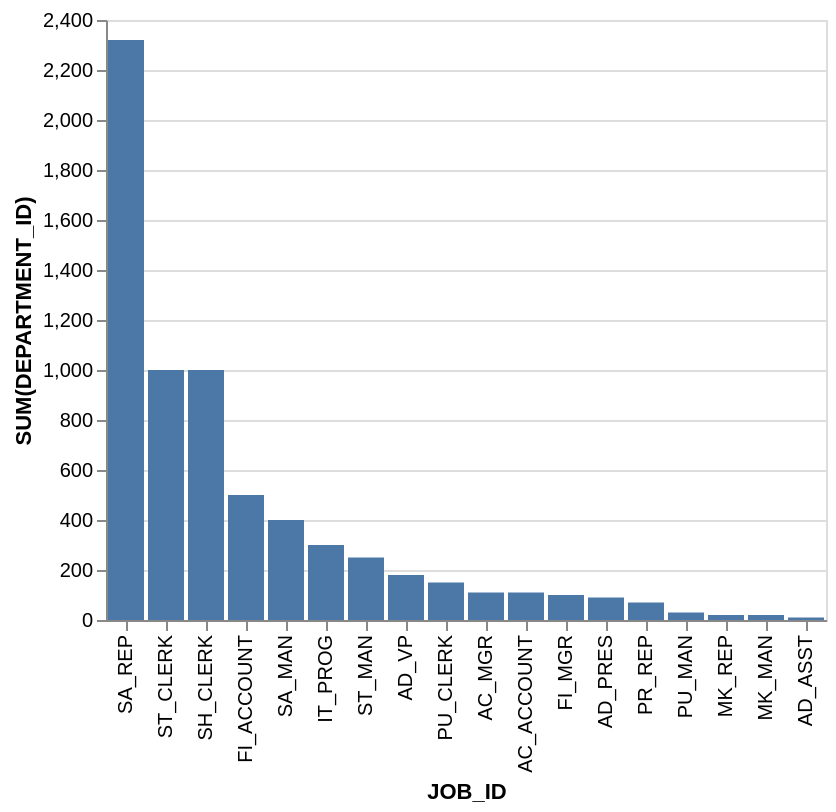

Specify this chart in Vega-Lite:
### Vega-Lite specification from a JSON file in a GitHub repository (floating-point values rounded to 4 significant figures)
{"data": {"values": [{"x_data": "SA_REP", "y_data": 2320}, {"x_data": "ST_CLERK", "y_data": 1000}, {"x_data": "SH_CLERK", "y_data": 1000}, {"x_data": "FI_ACCOUNT", "y_data": 500}, {"x_data": "SA_MAN", "y_data": 400}, {"x_data": "IT_PROG", "y_data": 300}, {"x_data": "ST_MAN", "y_data": 250}, {"x_data": "AD_VP", "y_data": 180}, {"x_data": "PU_CLERK", "y_data": 150}, {"x_data": "AC_MGR", "y_data": 110}, {"x_data": "AC_ACCOUNT", "y_data": 110}, {"x_data": "FI_MGR", "y_data": 100}, {"x_data": "AD_PRES", "y_data": 90}, {"x_data": "PR_REP", "y_data": 70}, {"x_data": "PU_MAN", "y_data": 30}, {"x_data": "MK_REP", "y_data": 20}, {"x_data": "MK_MAN", "y_data": 20}, {"x_data": "AD_ASST", "y_data": 10}]}, "mark": "bar", "encoding": {"x": {"field": "x_data", "type": "nominal", "title": "JOB_ID", "sort": {"op": "sum", "field": "y_data", "order": "descending"}}, "y": {"field": "y_data", "type": "quantitative", "title": "SUM(DEPARTMENT_ID)"}}}
